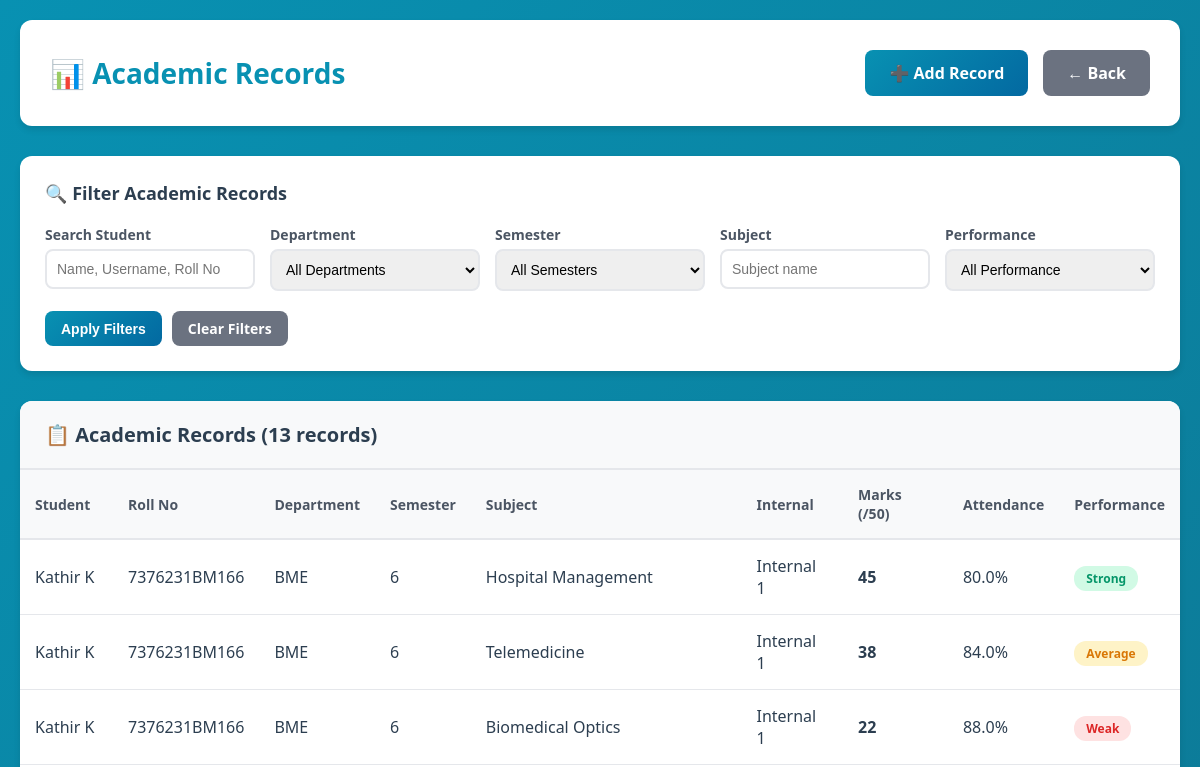
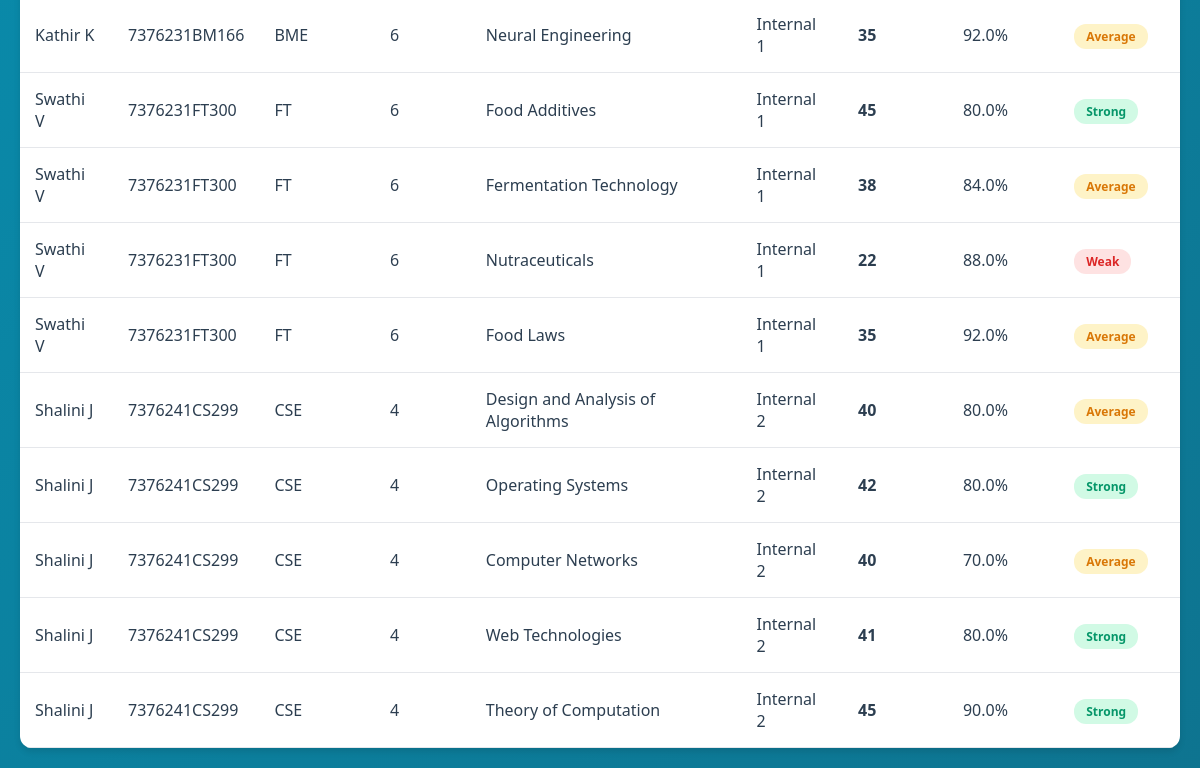
The app's page /admin_academic_records/ (signed in), older data (2 pictures, top to bottom).
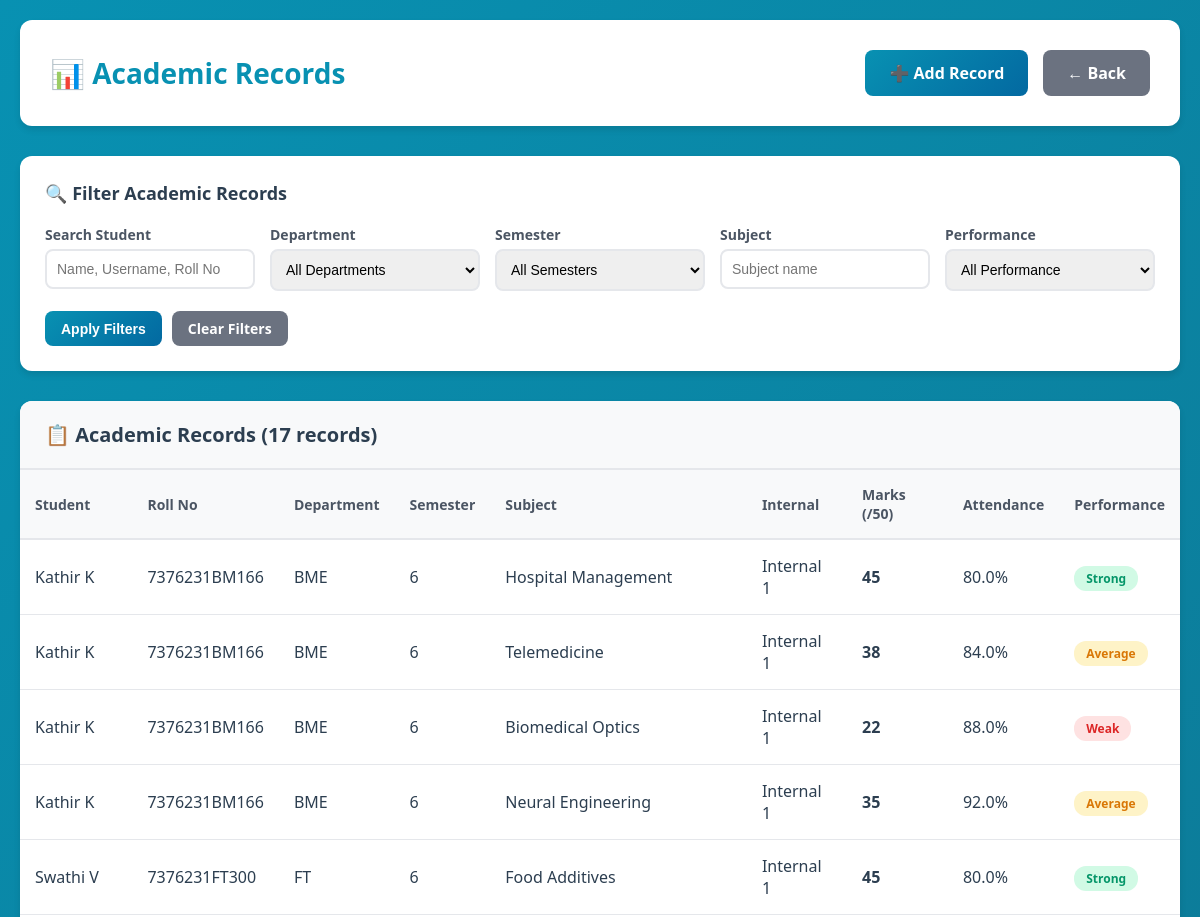
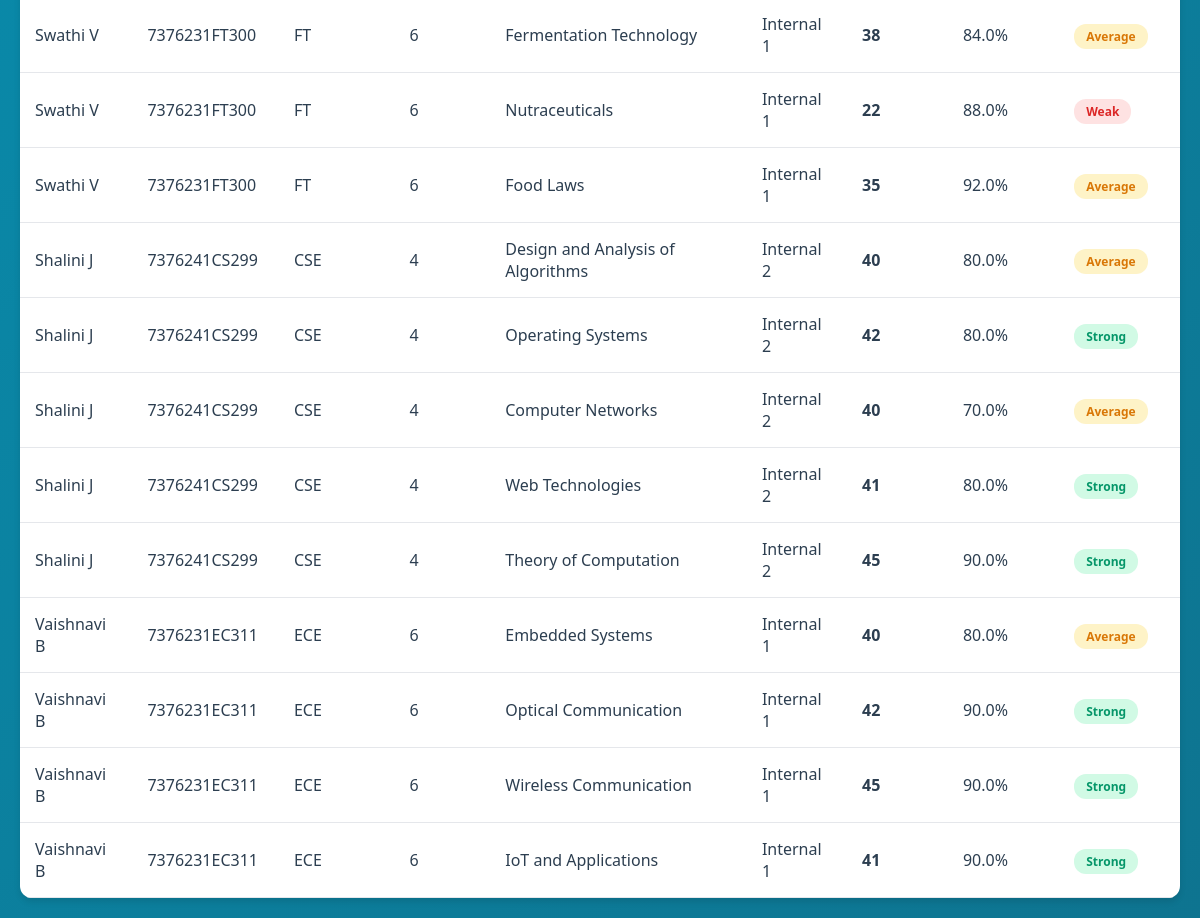
The same page, newer data (2 pictures, top to bottom).
### backend/students/models.py (models this page shows, shortened)
class AcademicRecord(models.Model):
    student = models.ForeignKey(Student, on_delete=models.CASCADE, related_name='academic_records')
    subject = models.CharField(max_length=200)
    internal_type = models.CharField(max_length=20)  # Internal 1 or Internal 2
    marks = models.IntegerField()  # Out of 50
    attendance_attended = models.IntegerField(default=0)
    attendance_total = models.IntegerField(default=0)
    created_at = models.DateTimeField(auto_now_add=True)
    updated_at = models.DateTimeField(auto_now=True)
    class Meta:
        unique_together = ['student', 'subject', 'internal_type']
    @property
    def attendance_percentage(self):
        if self.attendance_total > 0:
            return round((self.attendance_attended / self.attendance_total) * 100, 2)
        return 0

class Student(models.Model):
    user = models.OneToOneField(User, on_delete=models.CASCADE)
    name = models.CharField(max_length=100, blank=True, null=True)
    roll_no = models.CharField(max_length=50, blank=True, null=True)
    department = models.CharField(max_length=100, blank=True, null=True)
    year = models.IntegerField(blank=True, null=True)
    semester = models.IntegerField(blank=True, null=True)

### backend/students/views.py (the view)
# urls.py: path('admin_academic_records/', views.admin_academic_records, name='admin_academic_records'),
@login_required
def admin_academic_records(request):
    if not request.user.is_superuser:
        return redirect("student_dashboard")
    search = request.GET.get('search', '')
    department = request.GET.get('department', '')
    semester = request.GET.get('semester', '')
    subject = request.GET.get('subject', '')
    performance = request.GET.get('performance', '')
    records = AcademicRecord.objects.select_related('student__user').all()
    if search:
        records = records.filter(
            models.Q(student__user__username__icontains=search) |
            models.Q(student__name__icontains=search) |
            models.Q(student__roll_no__icontains=search)
        )
    if department:
        records = records.filter(student__department=department)
    if semester:
        records = records.filter(student__semester=int(semester))
    if subject:
        records = records.filter(subject__icontains=subject)
    if performance == 'weak':
        records = [r for r in records if r.marks < 25]
    elif performance == 'average':
        records = [r for r in records if 25 <= r.marks <= 40]
    elif performance == 'strong':
        records = [r for r in records if r.marks > 40]
    departments = Student.objects.values_list('department', flat=True).distinct().exclude(department__isnull=True)
    subjects = AcademicRecord.objects.values_list('subject', flat=True).distinct()
    return render(request, "admin_academic_records.html", {
        "records": records,
        "departments": departments,
        "subjects": subjects,
        "search": search,
        "selected_department": department,
        "selected_semester": semester,
        "selected_subject": subject,
        "selected_performance": performance
    })

### frontend/templates/admin_academic_records.html (shortened to what this page needs)
<!DOCTYPE html>
<html lang="en">
<head>
</head>
<body>
    <div class="container">
        <div class="header">
            <h1>📊 Academic Records</h1>
            <div class="header-actions">
                <a href="{% url 'admin_add_academic_record' %}" class="btn btn-primary">➕ Add Record</a>
                <a href="{% url 'admin_dashboard' %}" class="btn btn-secondary">← Back</a>
            </div>
        </div>
        <div class="filters-card">
            <div class="filters-title">🔍 Filter Academic Records</div>
            <form method="GET">
                <div class="filters-grid">
                    <div class="form-group">
                        <label>Search Student</label>
                        <input type="text" name="search" placeholder="Name, Username, Roll No" value="{{ search }}">
                    </div>
                    <div class="form-group">
                        <label>Department</label>
                        <select name="department">
                            <option value="">All Departments</option>
                        </select>
                    </div>
                    <div class="form-group">
                        <label>Semester</label>
                        <select name="semester">
                            <option value="">All Semesters</option>
                        </select>
                    </div>
                    <div class="form-group">
                        <label>Subject</label>
                        <input type="text" name="subject" placeholder="Subject name" value="{{ selected_subject }}">
                    </div>
                    <div class="form-group">
                        <label>Performance</label>
                        <select name="performance">
                            <option value="">All Performance</option>
                        </select>
                    </div>
                </div>
                <div class="filter-actions">
                    <button type="submit" class="btn btn-primary btn-small">Apply Filters</button>
                    <a href="{% url 'admin_academic_records' %}" class="btn btn-secondary btn-small">Clear Filters</a>
                </div>
            </form>
        </div>
        <div class="table-card">
            <div class="table-header">
                <h2>📋 Academic Records ({{ records|length }} records)</h2>
            </div>
            {% if records %}
            <table>
                <thead>
                    <tr>
                        <th>Student</th>
                        <th>Roll No</th>
                        <th>Department</th>
                        <th>Semester</th>
                        <th>Subject</th>
                        <th>Internal</th>
                        <th>Marks (/50)</th>
                        <th>Attendance</th>
                        <th>Performance</th>
                    </tr>
                </thead>
                <tbody>
                    {% for record in records %}
                    <tr>
                        <td>{{ record.student.name|default:record.student.user.username }}</td>
                        <td>{{ record.student.roll_no|default:"—" }}</td>
                        <td>{{ record.student.department|default:"—" }}</td>
                        <td>{{ record.student.semester|default:"—" }}</td>
                        <td>{{ record.subject }}</td>
                        <td>{{ record.internal_type }}</td>
                        <td><strong>{{ record.marks }}</strong></td>
                        <td>{{ record.attendance_percentage }}%</td>
                        <td>
                            {% if record.marks < 25 %}
                            <span class="badge badge-weak">Weak</span>
                            {% elif record.marks <= 40 %}
                            <span class="badge badge-average">Average</span>
                            {% else %}
                            <span class="badge badge-strong">Strong</span>
                            {% endif %}
                        </td>
                    </tr>
                    {% endfor %}
                </tbody>
            </table>
            {% else %}
            <div class="no-data">
                <h2>No academic records found</h2>
                <p>Try adjusting your filters or add new records</p>
            </div>
            {% endif %}
        </div>
    </div>
</body>
</html>

### frontend/templates/admin_academic_records.html (style rules this page uses)
* { margin: 0; padding: 0; box-sizing: border-box; }
body { font-family: 'Segoe UI', Tahoma, Geneva, Verdana, sans-serif; background: linear-gradient(135deg, #0891b2 0%, #0e7490 100%); min-height: 100vh; padding: 20px; }
.container { max-width: 1400px; margin: 0 auto; }
.header { background: white; padding: 30px; border-radius: 12px; box-shadow: 0 4px 6px rgba(0, 0, 0, 0.1); margin-bottom: 30px; display: flex; justify-content: space-between; align-items: center; }
.header h1 { color: #0891b2; font-size: 28px; }
.header-actions { display: flex; gap: 15px; }
.btn { padding: 12px 24px; border: none; border-radius: 8px; font-weight: 600; cursor: pointer; text-decoration: none; display: inline-block; transition: all 0.3s; }
.btn-primary { background: linear-gradient(135deg, #0891b2 0%, #0369a1 100%); color: white; }
.btn-secondary { background: #6b7280; color: white; }
.btn-small { padding: 8px 16px; font-size: 14px; }
.filters-card { background: white; padding: 25px; border-radius: 12px; box-shadow: 0 4px 6px rgba(0, 0, 0, 0.1); margin-bottom: 30px; }
.filters-title { font-size: 18px; font-weight: 700; color: #2c3e50; margin-bottom: 20px; }
.filters-grid { display: grid; grid-template-columns: repeat(auto-fit, minmax(200px, 1fr)); gap: 15px; margin-bottom: 20px; }
.form-group { display: flex; flex-direction: column; }
.form-group label { font-size: 14px; font-weight: 600; color: #4b5563; margin-bottom: 5px; }
.form-group input, .form-group select { padding: 10px; border: 2px solid #e5e7eb; border-radius: 8px; font-size: 14px; }
.filter-actions { display: flex; gap: 10px; }
.table-card { background: white; border-radius: 12px; box-shadow: 0 4px 6px rgba(0, 0, 0, 0.1); overflow: hidden; }
.table-header { padding: 20px 25px; background: #f8f9fa; border-bottom: 2px solid #e5e7eb; }
.table-header h2 { color: #2c3e50; font-size: 20px; }
table { width: 100%; border-collapse: collapse; }
thead { background: #f8f9fa; }
th { padding: 15px; text-align: left; font-weight: 600; color: #4b5563; font-size: 14px; border-bottom: 2px solid #e5e7eb; }
td { padding: 15px; border-bottom: 1px solid #e5e7eb; color: #2c3e50; }
.badge { padding: 4px 12px; border-radius: 12px; font-size: 12px; font-weight: 600; }
.badge-weak { background: #fee2e2; color: #dc2626; }
.badge-average { background: #fef3c7; color: #d97706; }
.badge-strong { background: #d1fae5; color: #059669; }

Row changes from the older to the newer data that the page shows:
added AcademicRecord: student.name "Vaishnavi B", student.roll_no "7376231EC311", student.department "ECE", student.semester "6", subject "Embedded Systems", internal_type "Internal 1", marks "40", attendance_percentage "80.0", shows "Average"
added AcademicRecord: student.name "Vaishnavi B", student.roll_no "7376231EC311", student.department "ECE", student.semester "6", subject "Optical Communication", internal_type "Internal 1", marks "42", attendance_percentage "90.0", shows "Strong"
added AcademicRecord: student.name "Vaishnavi B", student.roll_no "7376231EC311", student.department "ECE", student.semester "6", subject "Wireless Communication", internal_type "Internal 1", marks "45", attendance_percentage "90.0", shows "Strong"
added AcademicRecord: student.name "Vaishnavi B", student.roll_no "7376231EC311", student.department "ECE", student.semester "6", subject "IoT and Applications", internal_type "Internal 1", marks "41", attendance_percentage "90.0", shows "Strong"
Text that changed along with them:
{{ records|length }}: "13" → "17"
